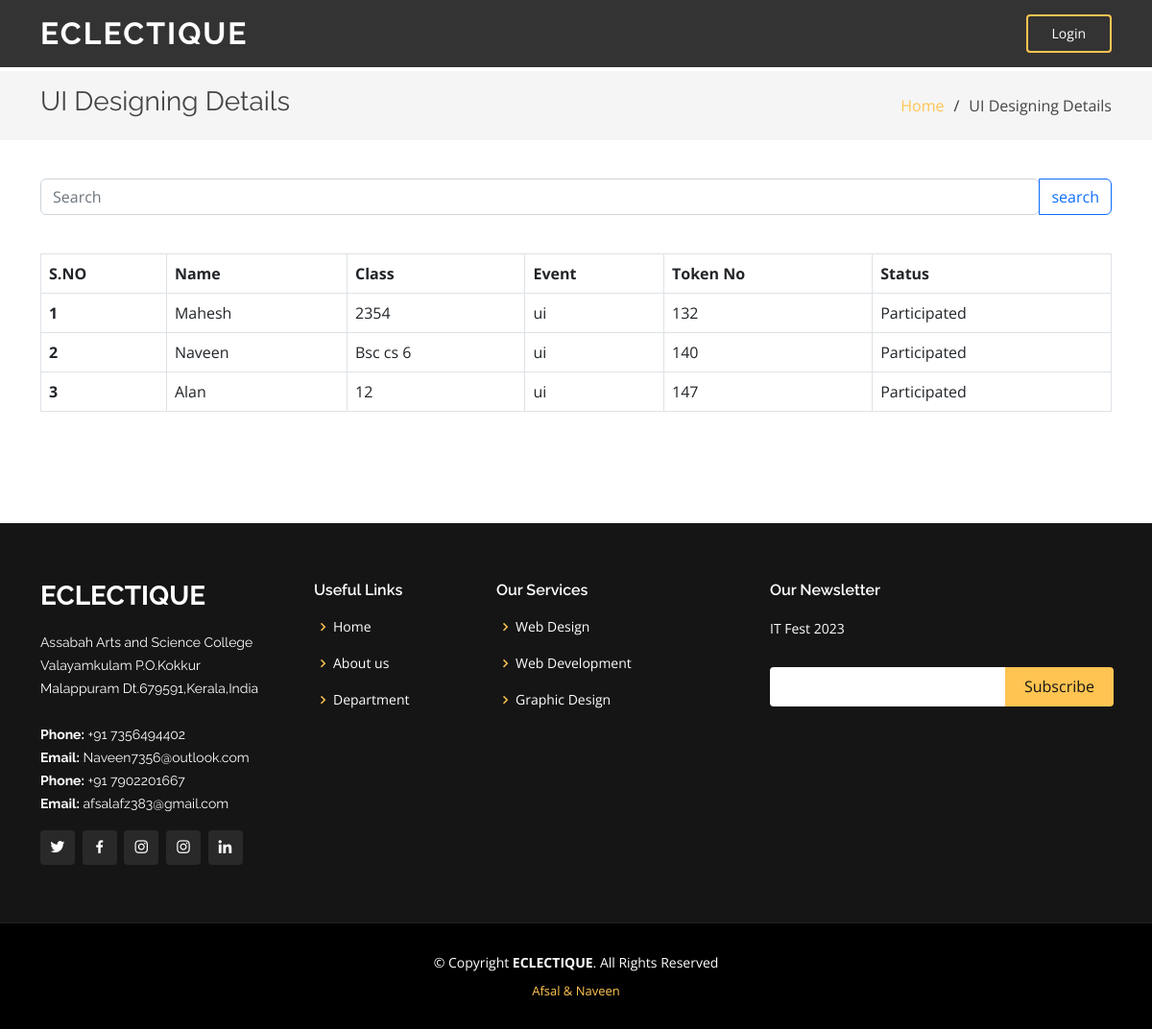
The app's page /ui_view with its own data.
### tables this page shows
CREATE TABLE user(user_id INTEGER PRIMARY KEY AUTOINCREMENT, name TEXT, class TEXT, event TEXT, status TEXT);

### app.py (the view)
@app.route("/ui_view")
def ui_view():
    res = db.execute("SELECT * FROM user WHERE event = ? ORDER BY status DESC", "ui")
    return render_template("admin/ui.html", data=res)

### templates/admin/ui.html (shortened to what this page needs)
<!DOCTYPE html>
<html lang="en">
<head>
  <link href="/static/assets/vendor/aos/aos.css" rel="stylesheet">
  <link href="/static/assets/vendor/bootstrap/css/bootstrap.min.css" rel="stylesheet">
  <link href="/static/assets/vendor/bootstrap-icons/bootstrap-icons.css" rel="stylesheet">
  <link href="/static/assets/vendor/boxicons/css/boxicons.min.css" rel="stylesheet">
  <link href="/static/assets/vendor/glightbox/css/glightbox.min.css" rel="stylesheet">
  <link href="/static/assets/vendor/remixicon/remixicon.css" rel="stylesheet">
  <link href="/static/assets/vendor/swiper/swiper-bundle.min.css" rel="stylesheet">
  <link href="/static/assets/css/style.css" rel="stylesheet">
</head>
<body>
  <body>
    <header id="header" class="fixed-top header-inner-pages">
      <div class="container d-flex align-items-center justify-content-lg-between">
        <h1 class="logo me-auto me-lg-0"><a href="/">ECLECTIQUE</a></h1>
        <a href="#about" class="get-started-btn scrollto">Login</a>
      </div>
    </header>
    <main id="main">
      <section id="breadcrumbs" class="breadcrumbs">
        <div class="container">
          <div class="d-flex justify-content-between align-items-center">
            <h2>UI Designing Details</h2>
            <ol>
              <li><a href="/">Home</a></li>
              <li>UI Designing Details</li>
            </ol>
          </div>
        </div>
      </section>
      <section id="portfolio-details" class="portfolio-details">
        <div id="services" class="contact-area">
          <div class="contact-inner area-padding">
            <div class="container ">
              <div class="row">
                <form method="post" action="/ui_view_post">
                  <div class="input-group">
                    <input type="search" name="name" class="form-control rounded" placeholder="Search" aria-label="Search" aria-describedby="search-addon" />
                    <button type="submit" class="btn btn-outline-primary">search</button>
                  </div>
                  <p>&nbsp;</p>
                  <div class="table-responsive">
                  <table class="table table-bordered">
                    <tr>
                      <th>S.NO</th>
                      <th>Name</th>
                      <th>Class</th>
                      <th>Event</th>
                      <th>Token No</th>
                      <th>Status</th>
                    </tr>
                    {% for i in data %}
                    <tr>
                      <th>{{loop.index}}&nbsp;</th>
                      <td>{{i["name"]}}&nbsp;</td>
                      <td>{{i["class"]}}&nbsp;</td>
                      <td>{{i["event"]}}</td>
                      <td>{{i["user_id"]}}</td>
                      <td>
                        {% if i.status == 'pending' %}
                        <a href="/u_participate/{{ i['user_id'] }}"><input class="btn btn-info" type="button" value="Enter"></a>
                        {% else %}
                        Participated
                        {% endif %}
                      </td>
                    </tr>
                    {% endfor %}
                  </table>
                </div>
                  <p>&nbsp;</p>
                  </form>
              </div>
            </div>
      </div>
       </div>
      </section>
    </main>
    <footer id="footer">
      <div class="footer-top">
        <div class="container">
          <div class="row">
            <div class="col-lg-3 col-md-6">
              <div class="footer-info">
                <h3>ECLECTIQUE</h3>
                <p>
                  Assabah Arts and Science College <br>
                  Valayamkulam P.O.Kokkur<br>
                  Malappuram Dt.679591,Kerala,India<br><br>
                  <strong>Phone:</strong> +91 7356494402<br>
                  <strong>Email:</strong> Naveen7356@outlook.com<br>
          <strong>Phone:</strong> +91 7902201667<br>
                  <strong>Email:</strong> afsalafz383@gmail.com<br>
                </p>
                <div class="social-links mt-3">
                  <a href="https://twitter.com/i/flow/login" class="twitter"><i class="bx bxl-twitter"></i></a>
                  <a href="https://www.facebook.com/naveen.c.7796" class="facebook"><i class="bx bxl-facebook"></i></a>
                  <a href="https://instagram.com/naveen_.c?igshid=YmMyMTA2M2Y=" class="instagram"><i class="bx bxl-instagram"></i></a>
                  <a href="#" class="instagram"><i class="bx bxl-instagram"></i></a>
                  <a href="https://www.linkedin.com/login" class="linkedin"><i class="bx bxl-linkedin"></i></a>
                </div>
              </div>
            </div>
            <div class="col-lg-2 col-md-6 footer-links">
              <h4>Useful Links</h4>
              <ul>
                <li><i class="bx bx-chevron-right"></i> <a href="#home">Home</a></li>
                <li><i class="bx bx-chevron-right"></i> <a href="#about">About us</a></li>
                <li><i class="bx bx-chevron-right"></i> <a href="http://www.assabahasc.org/computer-science-and-application.html">Department</a></li>
              </ul>
            </div>
            <div class="col-lg-3 col-md-6 footer-links">
              <h4>Our Services</h4>
              <ul>
                <li><i class="bx bx-chevron-right"></i> <a href="#">Web Design</a></li>
                <li><i class="bx bx-chevron-right"></i> <a href="#">Web Development</a></li>
                <li><i class="bx bx-chevron-right"></i> <a href="#">Graphic Design</a></li>
              </ul>
            </div>
            <div class="col-lg-4 col-md-6 footer-newsletter">
              <h4>Our Newsletter</h4>
              <p>IT Fest 2023</p>
              <form>
                <input type="email" name="email"><input type="submit" value="Subscribe">
              </form>
            </div>
          </div>
        </div>
      </div>
      <div class="container">
        <div class="copyright">
          &copy; Copyright <strong><span>ECLECTIQUE</span></strong>. All Rights Reserved
        </div>
        <div class="credits">
          <a href="https://instagram.com/naveen_.c?igshid=YmMyMTA2M2Y=">Afsal  & Naveen</a>
        </div>
      </div>
    </footer>
  </body>
  </html>

### static/assets/css/style.css (style rules this page uses)
body { font-family: "Open Sans", sans-serif; color: #444444; }
a { color: #ffc451; text-decoration: none; }
h1, h2, h3, h4, h5, h6 { font-family: "Raleway", sans-serif; }
#header { transition: all 0.5s; z-index: 997; padding: 15px 0; }
#header.header-scrolled, #header.header-inner-pages { background: rgba(0, 0, 0, 0.8); }
#header .logo { font-size: 32px; margin: 0; padding: 0; line-height: 1; font-weight: 700; letter-spacing: 2px; text-transform: uppercase; }
#header .logo a { color: #fff; }
.get-started-btn { color: #fff; border-radius: 4px; padding: 7px 25px 8px 25px; white-space: nowrap; transition: 0.3s; font-size: 14px; display: inline-block; border: 2px solid #ffc451; }
section { padding: 60px 0; overflow: hidden; }
.portfolio-details { padding-top: 40px; }
.breadcrumbs { padding: 15px 0; background: whitesmoke; min-height: 40px; margin-top: 74px; }
.breadcrumbs h2 { font-size: 28px; font-weight: 400; }
.breadcrumbs ol { display: flex; flex-wrap: wrap; list-style: none; padding: 0; margin: 0; }
.breadcrumbs ol li+li { padding-left: 10px; }
.breadcrumbs ol li+li::before { display: inline-block; padding-right: 10px; color: #2f2f2f; content: "/"; }
#footer { background: black; padding: 0 0 30px 0; color: #fff; font-size: 14px; }
#footer .footer-top { background: #151515; border-bottom: 1px solid #222222; padding: 60px 0 30px 0; }
#footer .footer-top .footer-info { margin-bottom: 30px; }
#footer .footer-top .footer-info h3 { font-size: 28px; margin: 0 0 20px 0; padding: 2px 0 2px 0; line-height: 1; font-weight: 700; text-transform: uppercase; }
#footer .footer-top .footer-info p { font-size: 14px; line-height: 24px; margin-bottom: 0; font-family: "Raleway", sans-serif; color: #fff; }
#footer .footer-top .social-links a { font-size: 18px; display: inline-block; background: #292929; color: #fff; line-height: 1; padding: 8px 0; margin-right: 4px; border-radius: 4px; text-align: center; width: 36px; height: 36px; transition: 0.3s; }
#footer .footer-top h4 { font-size: 16px; font-weight: 600; color: #fff; position: relative; padding-bottom: 12px; }
#footer .footer-top .footer-links { margin-bottom: 30px; }
#footer .footer-top .footer-links ul { list-style: none; padding: 0; margin: 0; }
#footer .footer-top .footer-links ul i { padding-right: 2px; color: #ffc451; font-size: 18px; line-height: 1; }
#footer .footer-top .footer-links ul li { padding: 10px 0; display: flex; align-items: center; }
#footer .footer-top .footer-links ul li:first-child { padding-top: 0; }
#footer .footer-top .footer-links ul a { color: #fff; transition: 0.3s; display: inline-block; line-height: 1; }
#footer .footer-top .footer-newsletter form { margin-top: 30px; background: #fff; padding: 6px 10px; position: relative; border-radius: 4px; }
#footer .footer-top .footer-newsletter form input[type=email] { border: 0; padding: 4px; width: calc(100% - 110px); }
#footer .footer-top .footer-newsletter form input[type=submit] { position: absolute; top: 0; right: -2px; bottom: 0; border: 0; background: none; font-size: 16px; padding: 0 20px; background: #ffc451; color: #151515; transition: 0.3s; border-radius: 0 4px 4px 0; }
#footer .copyright { text-align: center; padding-top: 30px; }
#footer .credits { padding-top: 10px; text-align: center; font-size: 13px; color: #fff; }

### records on screen
user: name "Mahesh", class "2354", event "ui", user_id "132", status "Participated"
user: name "Naveen", class "Bsc cs 6", event "ui", user_id "140", status "Participated"
user: name "Alan", class "12", event "ui", user_id "147", status "Participated"
